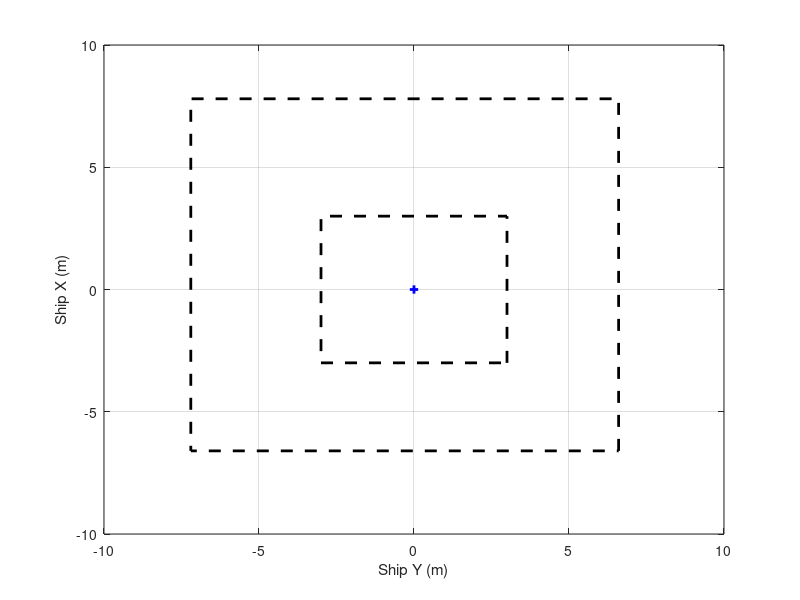

Write the MATLAB code that produced this figure.
bagdir = '../bags/dgps_bags/06-03-2020';

%% 

figure('position',[10 10 1000 1000])
SMALLcoords = [  5  5  -5  -5; ...
                -5  5   5  -5] * 0.6;
LARGEcoords = [ 11 11 -12 -12; ...
               -11 13  13 -11] * 0.6;
plot([SMALLcoords(1,:) SMALLcoords(1,1)], [SMALLcoords(2,:) SMALLcoords(2,1)], 'k--', 'Linewidth', 2.0)
hold on; grid on
plot([LARGEcoords(1,:) LARGEcoords(1,1)], [LARGEcoords(2,:) LARGEcoords(2,1)], 'k--', 'Linewidth', 2.0)
plot(0, 0, 'b+', 'Linewidth', 2.0)
xlabel('Ship Y (m)')
ylabel('Ship X (m)')

%%

addpath(genpath('matlab_utilities/'));

LARGEbagdir = strcat(bagdir,'/LARGE');
LARGElisting = dir(LARGEbagdir);

for i = 1:1:length(LARGElisting)
    if contains(LARGElisting(i).name, 'bag')
        bagfile = strcat(LARGEbagdir, '/', LARGElisting(i).name);
        bagdata = processAllROSBagTopics(bagfile);
        posdata = bagdata.rover.navrelposned;
        plot(posdata.E, posdata.N, 'r*', 'Linewidth', 2.0)
    end
end

SMALLbagdir = strcat(bagdir,'/SMALL');
SMALLlisting = dir(SMALLbagdir);

for i = 1:1:length(SMALLlisting)
    if contains(SMALLlisting(i).name, 'bag')
        bagfile = strcat(SMALLbagdir, '/', SMALLlisting(i).name);
        bagdata = processAllROSBagTopics(bagfile);
        posdata = bagdata.rover.navrelposned;
        plot(posdata.E, posdata.N, 'g*', 'Linewidth', 2.0)
    end
end

hold off